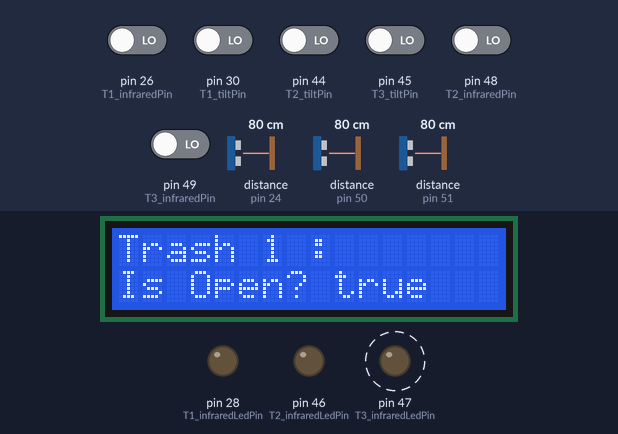
Bench run of a program on a simulated Arduino Mega 2560, built with avr-gcc and run on an emulated ATmega2560. On the bench: 16×2 character LCD, output pins drawn as LEDs (lit = HIGH). Wiring (inferred from the names in the program): 3 × ultrasonic range finder: trigger pin 22, echo pin 24 / trigger pin 52, echo pin 50 / trigger pin 53, echo pin 51. Dashed ring = blinking. The inputs (shaded band) are chosen by the test bench; at power-on: pin 26 (T1_infraredPin), pin 30 (T1_tiltPin), pin 44 (T2_tiltPin), pin 45 (T3_tiltPin), pin 48 (T2_infraredPin), pin 49 (T3_infraredPin) LOW, distance to the obstacle (sensors on pin 50, pin 51, pin 24) 80 cm. The echo pulse lasts 58.3 µs per cm; pins used as bus, display or sensor lines are not drawn; what the program prints to the serial monitor is not drawn.

Above: at 3.3 s.
3.4 s: pin 26 (T1_infraredPin) driven HIGH
At 5.53 s:
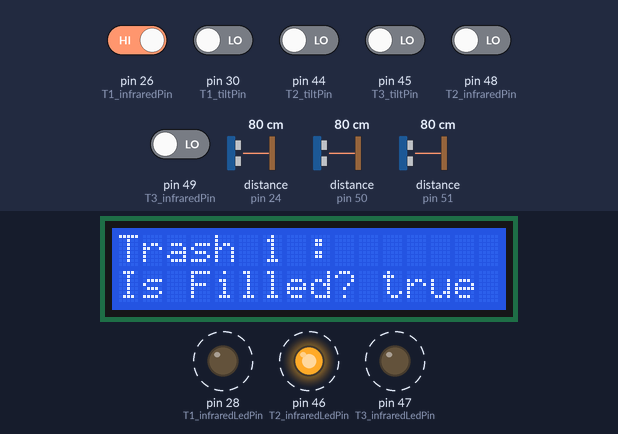
6.0 s: pin 30 (T1_tiltPin) driven HIGH
At 8.43 s:
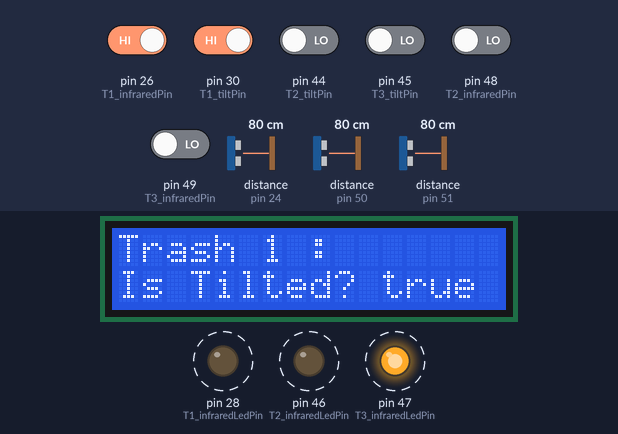
9.0 s: distance to the obstacle (sensor on pin 50) set to 2 cm
At 10.68 s:
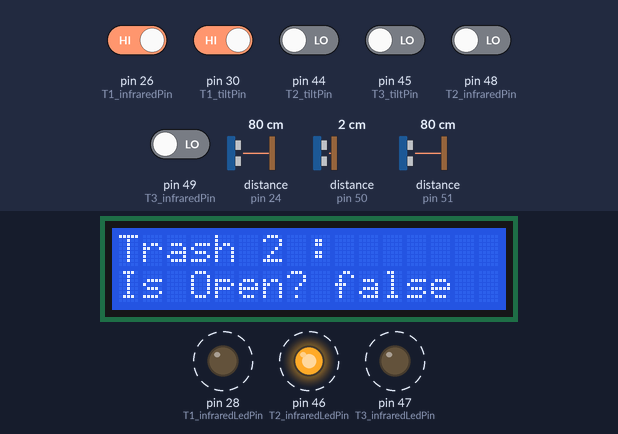
12.0 s: distance to the obstacle (sensor on pin 51) set to 9 cm
17.3 s: distance to the obstacle (sensor on pin 51) set to 60 cm
At 18.33 s:
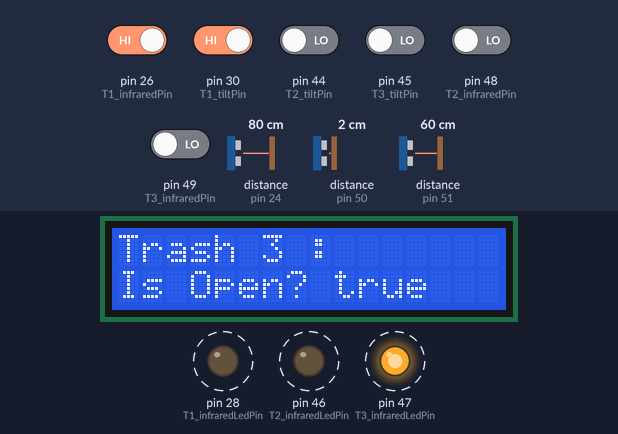
Timing chart, 0 to 27.2 s (numbered marks = the images above; inputs shaded):
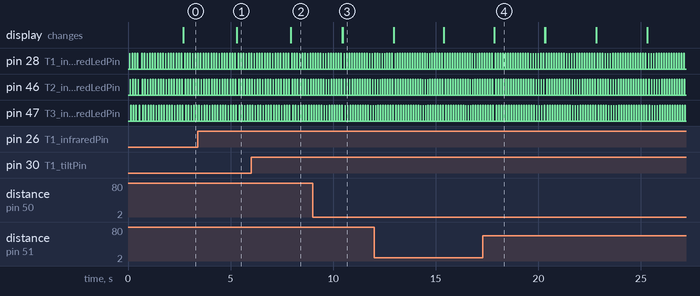

Measured:
- after the input at 3.4 s, the display: first differs from a run without the input after 1.9 s (image 1)
- after the input at 6.0 s, the display: changes after 1.9 s (image 2)
- after the input at 9.0 s, the display: first differs from a run without the input after 1.5 s (image 3)
- after the input at 17.3 s, the display: changes after 0.54 s (image 4)
- by itself, pin 28 (T1_infraredLedPin), pin 46 (T2_infraredLedPin), pin 47 (T3_infraredLedPin): alternates HIGH for 0.02 s and LOW for 0.10 s

The program:

main.cpp
```cpp
#include <Arduino.h>
#include <Wire.h>
#include <ArduinoJson.h>
#include <LiquidCrystal.h>

#include "json.h"
#include "sensors.h"
#include "trash.h"
#include "screen.h"

const int delayLoop = 50;
const int timeToChangeScreen = 1000 / delayLoop;
int timer = 0;
int actualScreen = 0;

// screen 0 -> Welcome
// screen 1 -> Trash 1 is open
// screen 2 -> Trash 1 is filled
// screen 3 -> Trash 1 is tilted

void setup()
{
  Serial.begin(9600);
  initScreen();
  initSensors();
}

void loop()
{
  // trash 1
  bool T1_isChanged = checkT1();
  if (T1_isChanged)
  {
    changeState(1, T1getOpen(), T1getFilled(), T1getTilted());
    char *j = printJson(1, T1getOpen(), T1getFilled(), T1getTilted());
    Serial.println(j);
    free(j);
  }

  bool T2_isChanged = checkT2();
  if (T2_isChanged)
  {
    changeState(2, T2getOpen(), T2getFilled(), T2getTilted());
    char *j = printJson(2, T2getOpen(), T2getFilled(), T2getTilted());
    Serial.println(j);
    free(j);
  }

  bool T3_isChanged = checkT3();
  if (T3_isChanged)
  {
    changeState(3, T3getOpen(), T3getFilled(), T3getTilted());
    char *j = printJson(3, T3getOpen(), T3getFilled(), T3getTilted());
    Serial.println(j);
    free(j);
  }

  timer++;
  if (timer >= timeToChangeScreen)
  {
    int amountOfScreen = getAmountScreen();
    actualScreen++;
    if (actualScreen >= amountOfScreen)
      actualScreen = 0;
    while (!changeScreen(actualScreen))
    {
      actualScreen++;
      if (actualScreen >= amountOfScreen)
        actualScreen = 0;
    }
    timer = 0;
  }

  delay(delayLoop);
}
```

pitches.cpp
```cpp
// (licence header left out)
#include "pitches.h"
```

pitches.h
```cpp
// (licence header left out)
#ifndef pitches_h
#define pitches_h

#define NOTE_B0 31
#define NOTE_C1 33
#define NOTE_CS1 35
#define NOTE_D1 37
#define NOTE_DS1 39
#define NOTE_E1 41
#define NOTE_F1 44
#define NOTE_FS1 46
#define NOTE_G1 49
#define NOTE_GS1 52
#define NOTE_A1 55
#define NOTE_AS1 58
#define NOTE_B1 62
#define NOTE_C2 65
#define NOTE_CS2 69
#define NOTE_D2 73
#define NOTE_DS2 78
#define NOTE_E2 82
#define NOTE_F2 87
#define NOTE_FS2 93
#define NOTE_G2 98
#define NOTE_GS2 104
#define NOTE_A2 110
#define NOTE_AS2 117
#define NOTE_B2 123
#define NOTE_C3 131
#define NOTE_CS3 139
#define NOTE_DB3 139
#define NOTE_D3 147
#define NOTE_DS3 156
#define NOTE_EB3 156
#define NOTE_E3 165
#define NOTE_F3 175
#define NOTE_FS3 185
#define NOTE_G3 196
#define NOTE_GS3 208
#define NOTE_A3 220
#define NOTE_AS3 233
#define NOTE_B3 247
#define NOTE_C4 262
#define NOTE_CS4 277
#define NOTE_D4 294
#define NOTE_DS4 311
#define NOTE_E4 330
#define NOTE_F4 349
#define NOTE_FS4 370
#define NOTE_G4 392
#define NOTE_GS4 415
#define NOTE_A4 440
#define NOTE_AS4 466
#define NOTE_B4 494
#define NOTE_C5 523
#define NOTE_CS5 554
#define NOTE_D5 587
#define NOTE_DS5 622
#define NOTE_E5 659
#define NOTE_F5 698
#define NOTE_FS5 740
#define NOTE_G5 784
#define NOTE_GS5 831
#define NOTE_A5 880
#define NOTE_AS5 932
#define NOTE_B5 988
#define NOTE_C6 1047
#define NOTE_CS6 1109
#define NOTE_D6 1175
#define NOTE_DS6 1245
#define NOTE_E6 1319
#define NOTE_F6 1397
#define NOTE_FS6 1480
#define NOTE_G6 1568
#define NOTE_GS6 1661
#define NOTE_A6 1760
#define NOTE_AS6 1865
#define NOTE_B6 1976
#define NOTE_C7 2093
#define NOTE_CS7 2217
#define NOTE_D7 2349
#define NOTE_DS7 2489
#define NOTE_E7 2637
#define NOTE_F7 2794
#define NOTE_FS7 2960
#define NOTE_G7 3136
#define NOTE_GS7 3322
#define NOTE_A7 3520
#define NOTE_AS7 3729
#define NOTE_B7 3951
#define NOTE_C8 4186
#define NOTE_CS8 4435
#define NOTE_D8 4699
#define NOTE_DS8 4978
#define REST 0

#endif
```

json.cpp
```cpp
#include <Arduino.h>
// #include <ArduinoJson.h>

void parseJson(const String &jsonString)
{
  // StaticJsonDocument<200> doc; // Adjust the size according to your JSON data
  // DeserializationError error = deserializeJson(doc, jsonString);
  // const long id = doc["ID"];        // Replace "key" with the actual key in your JSON
  // const char *value = doc["VALUE"]; // Replace "key" with the actual key in your JSON
  // switch (id)
  // {
  // case 1:
  //   if (strcmp(value, "FULL") == 0)
  //   {
  //     if (photoResistorStateFilled != true)
  //     {
  //       photoResistorStateFilledOld = photoResistorStateFilled;
  //       photoResistorStateFilled = true;
  //     }
  //   }
  //   else
  //   {
  //     if (photoResistorStateFilled != false)
  //     {
  //       photoResistorStateFilledOld = photoResistorStateFilled;
  //       photoResistorStateFilled = false;
  //     }
  //   }

  //   break;
  // case 2:
  //   if (strcmp(value, "FULL") == 0)
  //   {
  //     if (USStateFilled != true)
  //     {
  //       USStateFilledOld = USStateFilled;
  //       USStateFilled = true;
  //     }
  //   }
  //   else if (strcmp(value, "EMPTY") == 0)
  //   {
  //     if (USStateFilled != false)
  //     {
  //       USStateFilledOld = USStateFilled;
  //       USStateFilled = false;
  //     }
  //   }
  // break;

  // default:
  // break;
  // }
}

char *printJson(const int id, const bool isOpen, const bool isFilled, const bool isTilted)
{
  char *json = (char *)malloc(100 * sizeof(char));
  sprintf(json, "{\"id\":%d,\"isFilled\":\"%s\",\"isOpen\":\"%s\",\"isTilted\":\"%s\"}", id, isFilled ? "true" : "false", isOpen ? "true" : "false", isTilted ? "true" : "false");
  return json;
}
```

json.h
```cpp
#ifndef JSON_H
#define JSON_H

#include <Arduino.h>
#include <ArduinoJson.h>

void parseJson(const String &jsonString);
char *printJson(const int id, const bool isOpen, const bool isFilled, const bool isTilted);

#endif
```

pinout.h
```cpp
#ifndef PINOUT_H
#define PINOUT_H

// Ultrasonic sensor --TRASH 1
#define T1_trigPin 22
#define T1_echoPin 24

// Infrared sensor --TRASH 1
#define T1_infraredPin 26
#define T1_infraredLedPin 28

// Tilt sensor --TRASH 1
#define T1_tiltPin 30

// Ultrasonic sensor --TRASH 2
#define T2_trigPin 52
#define T2_echoPin 50

// Infrared sensor --TRASH 2
#define T2_infraredPin 48
#define T2_infraredLedPin 46

// Tilt sensor --TRASH 2
#define T2_tiltPin 44

// Ultrasonic sensor --TRASH 3
#define T3_trigPin 53
#define T3_echoPin 51

// Infrared sensor --TRASH 3
#define T3_infraredPin 49
#define T3_infraredLedPin 47

// Tilt sensor --TRASH 3
#define T3_tiltPin 45

#endif
```

screen.cpp
```cpp
#include <Arduino.h>
#include <Wire.h>
#include <LiquidCrystal.h>
#include "screen.h"

// Screen
const int rs = 12, en = 11, d4 = 2, d5 = 3, d6 = 4, d7 = 5;
LiquidCrystal lcd(rs, en, d4, d5, d6, d7);

char screen[16][2][16];

void initScreen()
{
  lcd.begin(16, 2);
  sprintf(screen[0][0], "Welcome!");
  for (size_t i = 1; i <= 3; i++)
  {
    changeState(i, false, false, false);
    delay(1);
  }
}

void changeState(const int id, const bool isOpen_, const bool isFilled_, const bool isTilted_)
{
  int screenNumberBegin = 0;
  if (id == 1)
    screenNumberBegin = 1;
  else if (id == 2)
    screenNumberBegin = 4;
  else
    screenNumberBegin = 7;
  char tmpstr[16];
  if (isOpen_)
    sprintf(tmpstr, "true");
  else
    sprintf(tmpstr, "false");
  sprintf(screen[screenNumberBegin][0], "Trash %d :", id);
  sprintf(screen[screenNumberBegin][1], "Is Open? %s", tmpstr);
  if (isFilled_)
    sprintf(tmpstr, "true");
  else
    sprintf(tmpstr, "false");
  sprintf(screen[screenNumberBegin + 1][0], "Trash %d :", id);
  sprintf(screen[screenNumberBegin + 1][1], "Is Filled? %s", tmpstr);
  if (isTilted_)
    sprintf(tmpstr, "true");
  else
    sprintf(tmpstr, "false");
  sprintf(screen[screenNumberBegin + 2][0], "Trash %d :", id);
  sprintf(screen[screenNumberBegin + 2][1], "Is Tilted? %s", tmpstr);
}

bool changeScreen(const int id)
{
  if (strlen(screen[id][0]) <= 0 && strlen(screen[id][1]) <= 0)
    return false;
  delay(5);
  lcd.clear();
  delay(5);
  lcd.setCursor(0, 0);
  delay(5);
  lcd.print(screen[id][0]);
  delay(5);
  lcd.setCursor(0, 1);
  delay(5);
  lcd.print(screen[id][1]);
  return true;
}

int getAmountScreen()
{
  return 16;
}
```

screen.h
```cpp
#ifndef SCREEN_H
#define SCREEN_H

void initScreen();

void changeState(const int id, const bool isOpen_, const bool isFilled_, const bool isTilted_);
bool changeScreen(const int id);

int getAmountScreen();

#endif
```

sensors.cpp
```cpp
#include <Arduino.h>
#include "pinout.h"

void initSensors()
{
  // Serial.println("Initializing sensors...");
  pinMode(22, OUTPUT);
  pinMode(24, INPUT);
  pinMode(26, INPUT);
  pinMode(28, OUTPUT);
  pinMode(30, INPUT);

  pinMode(52, OUTPUT);
  pinMode(50, INPUT);
  pinMode(48, INPUT);
  pinMode(46, OUTPUT);
  pinMode(44, INPUT);

  pinMode(53, OUTPUT);
  pinMode(51, INPUT);
  pinMode(49, INPUT);
  pinMode(47, OUTPUT);
  pinMode(45, INPUT);
}

bool readTiltSensor(const int tiltPin_)
{
  return digitalRead(tiltPin_);
}

bool readInfraredSensor(const int infraredLedPin_, const int infraredPin_)
{
  digitalWrite(infraredLedPin_, HIGH);
  delay(10);
  bool result = digitalRead(infraredPin_);
  delay(10);
  digitalWrite(infraredLedPin_, LOW);
  return result;
}

float readUltrasonicSensor(const int trigPin_, const int echoPin_)
{
  long duration;
  float distance = 0;

  digitalWrite(trigPin_, LOW);
  // delayMicroseconds(2);
  delay(0.2);
  digitalWrite(trigPin_, HIGH);
  delay(1);
  // delayMicroseconds(10);
  digitalWrite(trigPin_, LOW);

  duration = pulseIn(echoPin_, HIGH);
  distance = (duration * 0.034) / 2;
  return distance;
}
```

sensors.h
```cpp
#ifndef SENSOR_H
#define SENSOR_H

#include <Arduino.h>

void initSensors();

bool readTiltSensor(const int tiltPin_);
bool readInfraredSensor(const int infraredLedPin_, const int infraredPin_);
float readUltrasonicSensor(const int trigPin_, const int echoPin_);

#endif
```

trash.cpp
```cpp
#include <Arduino.h>
#include "sensors.h"
#include "pinout.h"

bool T1isHalfFilled = false;
bool T1isHalfFilled_laststate = false;
bool T1slidingWindowFilled[5];
bool T1isFilled = false;
bool T1isFilled_laststate = false;
float T1slidingWindowOpen[5];
bool T1isOpen = false;
bool T1isOpen_laststate = false;
float T1slidingWindowTilted[5];
bool T1isTilted = false;
bool T1IsTilted_laststate = false;

bool T2isHalfFilled = false;
bool T2isHalfFilled_laststate = false;
bool T2slidingWindowFilled[5];
bool T2isFilled = false;
bool T2isFilled_laststate = false;
float T2slidingWindowOpen[5];
bool T2isOpen = false;
bool T2isOpen_laststate = false;
float T2slidingWindowTilted[5];
bool T2isTilted = false;
bool T2IsTilted_laststate = false;

bool T3isHalfFilled = false;
bool T3isHalfFilled_laststate = false;
bool T3slidingWindowFilled[5];
bool T3isFilled = false;
bool T3isFilled_laststate = false;
float T3slidingWindowOpen[5];
bool T3isOpen = false;
bool T3isOpen_laststate = false;
float T3slidingWindowTilted[5];
bool T3isTilted = false;
bool T3IsTilted_laststate = false;

bool checkT1()
{
  int USState = readUltrasonicSensor(T1_trigPin, T1_echoPin);
  bool isChanged = false;
  for (int i = 0; i < 3; i++)
  {
    T1slidingWindowOpen[i] = T1slidingWindowOpen[i + 1];
  }
  T1slidingWindowOpen[3] = USState;

  bool isMore = true;
  bool isLess = true;
  const int valueTrig = 6;
  for (int i = 0; i < 4; i++)
  {
    if (T1slidingWindowOpen[i] <= valueTrig)
    {
      isMore = false;
    }
    if (T1slidingWindowOpen[i] > valueTrig)
    {
      isLess = false;
    }
  }

  if (isLess)
  {
    if (T1isOpen == true)
    {
      T1isOpen_laststate = T1isOpen;
      T1isOpen = false;
      isChanged = true;
    }
  }
  else if (isMore)
  {
    if (T1isOpen == false)
    {
      T1isOpen_laststate = T1isOpen;
      T1isOpen = true;
      isChanged = true;
    }
  }

  bool IRState = readInfraredSensor(T1_infraredLedPin, T1_infraredPin);
  isMore = true;
  isLess = true;

  for (int i = 0; i < 2; i++)
  {
    T1slidingWindowFilled[i] = T1slidingWindowFilled[i + 1];
  }
  T1slidingWindowFilled[2] = IRState;

  for (int i = 0; i < 3; i++)
  {
    if (T1slidingWindowFilled[i] == 1)
    {
      isMore = false;
    }
    else
    {
      isLess = false;
    }
  }
  if (isLess)
  {
    if (!T1isFilled)
    {
      T1IsTilted_laststate = T1isFilled;
      T1isFilled = true;
      isChanged = true;
    }
  }
  else if (isMore)
  {
    if (T1isFilled)
    {
      T1IsTilted_laststate = T1isFilled;
      T1isFilled = false;
      isChanged = true;
    }
  }

  bool tiltState = readTiltSensor(T1_tiltPin);
  isMore = true;
  isLess = true;

  for (int i = 0; i < 2; i++)
  {
    T1slidingWindowTilted[i] = T1slidingWindowTilted[i + 1];
  }
  T1slidingWindowTilted[2] = tiltState;

  for (int i = 0; i < 3; i++)
  {
    if (T1slidingWindowTilted[i] == 1)
    {
      isMore = false;
    }
    else
    {
      isLess = false;
    }
  }
  if (isLess)
  {
    if (!T1isTilted)
    {
      T1IsTilted_laststate = T1isTilted;
      T1isTilted = true;
      isChanged = true;
    }
  }
  else if (isMore)
  {
    if (T1isTilted)
    {
      T1IsTilted_laststate = T1isTilted;
      T1isTilted = false;
      isChanged = true;
    }
  }

  return isChanged;
}

bool T1getHalfFiled()
{
  return T1isHalfFilled;
}

bool T1getFilled()
{
  return T1isFilled;
}

bool T1getOpen()
{
  return T1isOpen;
}

bool T1getTilted()
{
  return T1isTilted;
}

bool checkT2()
{
  int USState = readUltrasonicSensor(T2_trigPin, T2_echoPin);
  bool isChanged = false;
  for (int i = 0; i < 3; i++)
  {
    T2slidingWindowOpen[i] = T2slidingWindowOpen[i + 1];
  }
  T2slidingWindowOpen[3] = USState;

  bool isMore = true;
  bool isLess = true;
  const int valueTrig = 6;
  for (int i = 0; i < 4; i++)
  {
    if (T2slidingWindowOpen[i] <= valueTrig)
    {
      isMore = false;
    }
    if (T2slidingWindowOpen[i] > valueTrig)
    {
      isLess = false;
    }
  }

  if (isLess)
  {
    if (T2isOpen == true)
    {
      T2isOpen_laststate = T2isOpen;
      T2isOpen = false;
      isChanged = true;
    }
  }
  else if (isMore)
  {
    if (T2isOpen == false)
    {
      T2isOpen_laststate = T2isOpen;
      T2isOpen = true;
      isChanged = true;
    }
  }

  bool IRState = readInfraredSensor(T2_infraredLedPin, T2_infraredPin);
  isMore = true;
  isLess = true;

  for (int i = 0; i < 2; i++)
  {
    T2slidingWindowFilled[i] = T2slidingWindowFilled[i + 1];
  }
  T2slidingWindowFilled[2] = IRState;

  for (int i = 0; i < 3; i++)
  {
    if (T2slidingWindowFilled[i] == 1)
    {
      isMore = false;
    }
    else
    {
      isLess = false;
    }
  }
  if (isLess)
  {
    if (!T2isFilled)
    {
      T2IsTilted_laststate = T2isFilled;
      T2isFilled = true;
      isChanged = true;
    }
  }
  else if (isMore)
  {
    if (T2isFilled)
    {
      T2IsTilted_laststate = T2isFilled;
      T2isFilled = false;
      isChanged = true;
    }
  }

  bool tiltState = readTiltSensor(T2_tiltPin);
  isMore = true;
  isLess = true;

  for (int i = 0; i < 2; i++)
  {
    T2slidingWindowTilted[i] = T2slidingWindowTilted[i + 1];
  }
  T2slidingWindowTilted[2] = tiltState;

  for (int i = 0; i < 3; i++)
  {
    if (T2slidingWindowTilted[i] == 1)
    {
      isMore = false;
    }
    else
    {
      isLess = false;
    }
  }
  if (isLess)
  {
    if (!T2isTilted)
    {
      T2IsTilted_laststate = T2isTilted;
      T2isTilted = true;
      isChanged = true;
    }
  }
  else if (isMore)
  {
    if (T2isTilted)
    {
      T2IsTilted_laststate = T2isTilted;
      T2isTilted = false;
      isChanged = true;
    }
  }

  return isChanged;
}

bool T2getHalfFiled()
{
  return T2isHalfFilled;
}

bool T2getFilled()
{
  return T2isFilled;
}

bool T2getOpen()
{
  return T2isOpen;
}

bool T2getTilted()
{
  return T2isTilted;
}

bool checkT3()
{
  int USState = readUltrasonicSensor(T3_trigPin, T3_echoPin);
  bool isChanged = false;
  for (int i = 0; i < 3; i++)
  {
    T3slidingWindowOpen[i] = T3slidingWindowOpen[i + 1];
  }
  T3slidingWindowOpen[3] = USState;

  bool isMore = true;
  bool isLess = true;
  const int valueTrig = 12;
  for (int i = 0; i < 4; i++)
  {
    if (T3slidingWindowOpen[i] <= valueTrig)
    {
      isMore = false;
    }
    if (T3slidingWindowOpen[i] > valueTrig)
    {
      isLess = false;
    }
  }

  if (isLess)
  {
    if (T3isOpen == true)
    {
      T3isOpen_laststate = T3isOpen;
      T3isOpen = false;
      isChanged = true;
    }
  }
  else if (isMore)
  {
    if (T3isOpen == false)
    {
      T3isOpen_laststate = T3isOpen;
      T3isOpen = true;
      isChanged = true;
    }
  }

  bool IRState = readInfraredSensor(T3_infraredLedPin, T3_infraredPin);
  isMore = true;
  isLess = true;

  for (int i = 0; i < 2; i++)
  {
    T3slidingWindowFilled[i] = T3slidingWindowFilled[i + 1];
  }
  T3slidingWindowFilled[2] = IRState;

  for (int i = 0; i < 3; i++)
  {
    if (T3slidingWindowFilled[i] == 1)
    {
      isMore = false;
    }
    else
    {
      isLess = false;
    }
  }
  if (isLess)
  {
    if (!T3isFilled)
    {
      T3IsTilted_laststate = T3isFilled;
      T3isFilled = true;
      isChanged = true;
    }
  }
  else if (isMore)
  {
    if (T3isFilled)
    {
      T3IsTilted_laststate = T3isFilled;
      T3isFilled = false;
      isChanged = true;
    }
  }

  bool tiltState = readTiltSensor(T3_tiltPin);
  isMore = true;
  isLess = true;

  for (int i = 0; i < 2; i++)
  {
    T3slidingWindowTilted[i] = T3slidingWindowTilted[i + 1];
  }
  T3slidingWindowTilted[2] = tiltState;

  for (int i = 0; i < 3; i++)
  {
    if (T3slidingWindowTilted[i] == 1)
    {
      isMore = false;
    }
    else
    {
      isLess = false;
    }
  }
  if (isLess)
  {
    if (!T3isTilted)
    {
      T3IsTilted_laststate = T3isTilted;
      T3isTilted = true;
      isChanged = true;
    }
  }
  else if (isMore)
  {
    if (T3isTilted)
    {
      T3IsTilted_laststate = T3isTilted;
      T3isTilted = false;
      isChanged = true;
    }
  }

  return isChanged;
}

bool T3getHalfFiled()
{
  return T3isHalfFilled;
}

bool T3getFilled()
{
  return T3isFilled;
}

bool T3getOpen()
{
  return T3isOpen;
}

bool T3getTilted()
{
  return T3isTilted;
}
```

trash.h
```cpp
#ifndef TRASH_H
#define TRASH_H

#include <Arduino.h>

bool checkT1();
bool T1getHalfFiled();
bool T1getFilled();
bool T1getOpen();
bool T1getTilted();

bool checkT2();
bool T2getHalfFiled();
bool T2getFilled();
bool T2getOpen();
bool T2getTilted();

bool checkT3();
bool T3getHalfFiled();
bool T3getFilled();
bool T3getOpen();
bool T3getTilted();

#endif
```
